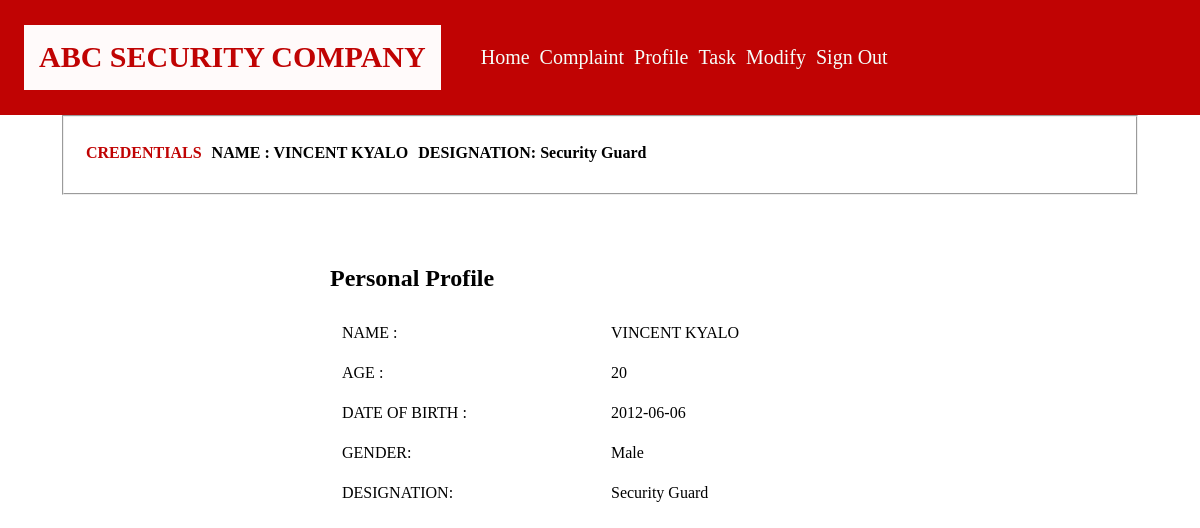
The page /Security/SecurityGuard/Profile.php (signed in) on the database its author committed.
### tables this page shows
CREATE TABLE `abc_users` (
  `user_id` int(11) NOT NULL,
  `user_name` text NOT NULL,
  `user_age` int(11) NOT NULL,
  `user_DoB` text NOT NULL,
  `user_gender` text NOT NULL,
  `user_designation` varchar(200) NOT NULL,
  `user_password` text NOT NULL
);

### Security/Database/profiles.php (called while the page is built, shortened)
<?php
require_once('../Database/sessions.php');
$ID = $_SESSION['userID'];
$get_data = mysqli_query($conn,"SELECT * FROM abc_users WHERE user_id='$ID'");
$data = mysqli_fetch_assoc($get_data );
?>

### Security/SecurityGuard/Profile.php (the view)
<?php  require_once('../Database/profiles.php');?>
<?php require_once('header.php');?>
<section>
<div class="container">
<div class="profile">
    <h1>Personal Profile</h1>
<table>
<tr>
<td>NAME : </td>
<td><?php echo  $data['user_name'] ?></td>
</tr>
<tr>
<td>AGE : </td>
<td><?php echo  $data['user_age'] ?></td>
</tr>
<tr>
<td>DATE OF BIRTH : </td>
<td><?php echo  $data['user_DoB'] ?></td>
</tr>
<tr>
<td>GENDER: </td>
<td><?php echo  $data['user_gender'] ?></td>
</tr>
<tr>
<td>DESIGNATION: </td>
<td><?php echo  $data['user_designation'] ?></td>
</tr>
</table>
</div>
</div>
</section>
<?php require_once('footer.php');?>

### styles/decoration.css (style rules this page uses)
body { padding: 0px; margin: 0px; }
.container { width: 90%; margin: auto; }
.profile { padding: 50px; width: 50%; margin: auto; }
.profile table { width: 100%; }
.profile table tr td { padding: 10px; width: 50%; }

### rows shown on the page
abc_users: user_name "VINCENT KYALO", user_age "20", user_DoB "2012-06-06", user_gender "Male", user_designation "Security Guard"

### other values the page prints
$_SESSION["name"] "VINCENT KYALO"
$_SESSION["DESIGNATION"] "Security Guard"
